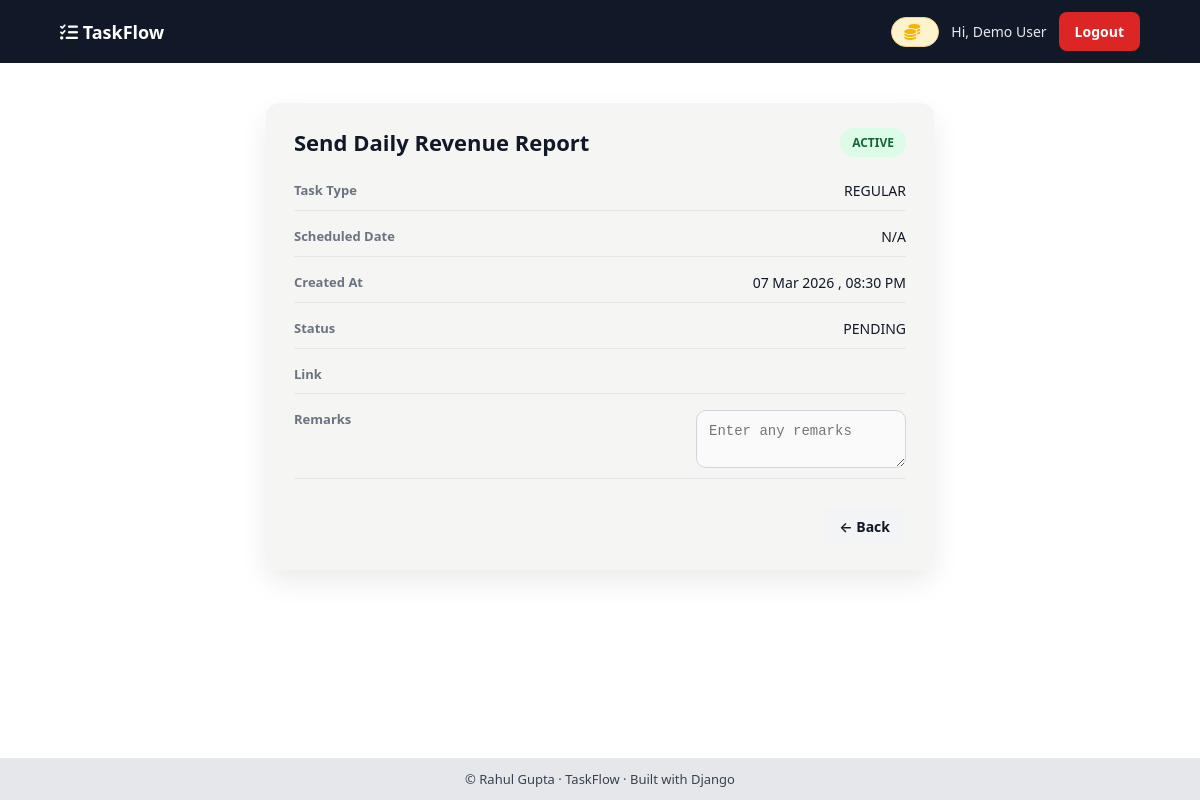
Page /task/details/2/ (signed in) on the earlier database version.
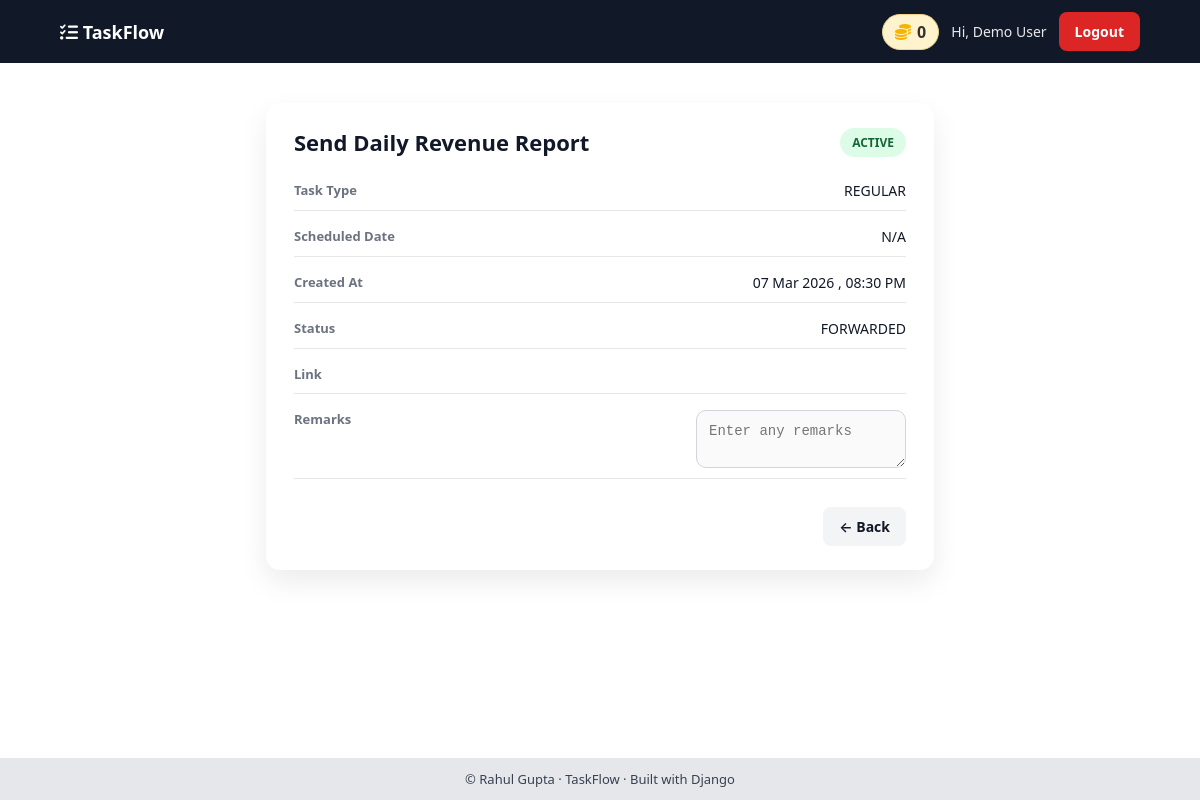
Same page on the later database version.
### TODO/models.py (models this page shows, shortened)
class TaskInstance(models.Model):
    PENDING = "PENDING"
    DONE = "DONE"
    FORWARDED = "FORWARDED"
    STATUS_CHOICES = [
        (PENDING, "Pending"),
        (DONE, "Done"),
        (FORWARDED, "Forwarded"),
    ]
    task = models.ForeignKey(Task, on_delete=models.CASCADE, related_name="instances")
    user = models.ForeignKey(
        settings.AUTH_USER_MODEL,
        on_delete=models.CASCADE,
        related_name="task_instances",
    )
    date = models.DateField()
    status = models.CharField(max_length=10, choices=STATUS_CHOICES, default=PENDING)
    created_at = models.DateTimeField(auto_now_add=True)
    is_deleted = models.BooleanField(default=False)
    deleted_at = models.DateTimeField(null=True, blank=True)
    remarks = models.TextField(blank=True, null=True, default=None)
    class Meta:
        unique_together = ("task", "date")

class Task(models.Model):
    TODAY = "TODAY"
    FUTURE = "FUTURE"
    REGULAR = "REGULAR"
    TASK_TYPE_CHOICES = [
        (TODAY, "Today"),
        (FUTURE, "Future"),
        (REGULAR, "Regular"),
    ]
    user = models.ForeignKey(
        settings.AUTH_USER_MODEL, on_delete=models.CASCADE, related_name="tasks"
    )
    title = models.CharField(max_length=255)
    task_type = models.CharField(
        max_length=10, choices=TASK_TYPE_CHOICES, default=TODAY
    )
    start_date = models.DateField(
        null=True, blank=True, help_text="Used only for future tasks"
    )
    link = models.URLField(blank=True, null=True)
    startTime = models.TimeField(blank=True, null=True)
    endTime = models.TimeField(blank=True, null=True)
    is_active = models.BooleanField(default=True)
    created_at = models.DateTimeField(auto_now_add=True)
    is_deleted = models.BooleanField(default=False)

class CoinWallet(models.Model):
    user = models.OneToOneField(settings.AUTH_USER_MODEL, on_delete=models.CASCADE)
    balance = models.PositiveIntegerField(default=0)

### TODO/views.py (the view)
# urls.py: path("task/details/<int:pk>/", views.task_details_view, name="task_details"),
@login_required(login_url="user_login")
def task_details_view(request, pk):
    task = get_object_or_404(
        TaskInstance.objects.select_related("task"), id=pk, user=request.user
    )
    if request.method == "POST":
        remark = request.POST.get("remarks")
        task.remarks = remark
        task.save()
    source = request.GET.get("from")
    return render(request, "task_details.html", {"task": task, "source": source})

### TODO/templates/task_details.html (shortened to what this page needs)
{% extends "base.html" %}
{% load static %}
{% block css %}
    <link rel="stylesheet" href="{% static 'css/task_details.css' %}">
{% endblock css %}
{% block content %}
    <div class="task-detail-container">
        <div class="task-card {{ task.status | lower }}">
            <div class="task-header">
                <h2>{{ task.task.title|capfirst }}</h2>
                {% if task.is_deleted %}
                    <span class="badge deleted">Deleted</span>
                {% else %}
                    <span class="badge active">Active</span>
                {% endif %}
            </div>
            <div class="task-info">
                <div class="info-row">
                    <span class="label">Task Type</span>
                    <span class="value">
                        {% if task.task.task_type == "FUTURE" %}
                            Scheduled
                        {% else %}
                            {{ task.task.task_type }}
                        {% endif %}
                    </span>
                </div>
                <div class="info-row">
                    <span class="label">Scheduled Date</span>
                    <span class="value">
                        {% if task.task.start_date %}
                            {{ task.task.start_date|date:"d M Y" }}
                        {% else %}
                            N/A
                        {% endif %}
                    </span>
                </div>
                <div class="info-row">
                    <span class="label">Created At</span>
                    <span class="value">{{ task.task.created_at|date:"d M Y , h:i A" }}</span>
                </div>
                <div class="info-row ">
                    <span class="label">Status</span>
                    <span class="value">{{ task.status }}</span>
                </div>
                <div class="info-row ">
                    <span class="label">Link</span>
                </div>
                <div class="info-row">
                    <span class="label">Remarks</span>
                    <span class="value">
                        <form method="post" class="remarks-form">
                            <textarea name="remarks" id="remarks" placeholder="Enter any remarks">{{ task.remarks|default_if_none:"" }}</textarea>
                        </form>
                    </span>
                </div>
            </div>
            <div class="task-actions">
                <div class="right-actions">
                    <a href="{% if source %}javascript:history.back(){% else %}/{% endif %}"
                       class="btn secondary">← Back</a>
                </div>
            </div>
        </div>
    </div>
{% endblock content %}

### templates/base.html (shortened to what this page needs)
{% load static %}
<!DOCTYPE html>
<html lang="en">
    <head>
        <link rel="stylesheet" href="{% static 'css/base.css' %}">
        <link rel="stylesheet"
              href="https://cdnjs.cloudflare.com/ajax/libs/font-awesome/6.5.0/css/all.min.css">
        {% block css %}{% endblock %}
    </head>
    <body>
        <nav class="navbar">
            <div class="nav-inner">
                <a href="{% url 'dashboard' %}" class="logo">
                    <i class="fa-solid fa-list-check"></i> TaskFlow
                </a>
                {% if user.is_authenticated %}
                    <div class="nav-right">
                        <a href="{% url 'coins_page' %}" class="coins-box">
                            <i class="fa-solid fa-coins"></i>
                            <span>{{ user.coinwallet.balance }}</span>
                        </a>
                        <span class="username">
                            Hi, <a href="{% url 'user_profile_view' %}">{{ user.first_name|default:user.username }} {{ user.last_name }}</a>
                        </span>
                        <a href="{% url 'user_logout' %}" class="btn btn-danger">Logout</a>
                    </div>
                {% endif %}
            </div>
        </nav>
        <main class="main-wrapper">
            <div class="container">
                {% block content %}{% endblock %}
            </div>
        </main>
        <footer class="footer">
            <p>© {{ now|date:"Y" }} Rahul Gupta · TaskFlow · Built with Django</p>
        </footer>
    </body>
</html>

### static/css/base.css (style rules this page uses)
* { margin: 0; padding: 0; box-sizing: border-box; }
body { font-family: system-ui, -apple-system, BlinkMacSystemFont, sans-serif; background: #ffffff; color: #111827; min-height: 100vh; display: flex; flex-direction: column; }
.navbar { background: #111827; color: white; position: sticky; top: 0; z-index: 1000; }
.nav-inner { max-width: 1200px; width: 90%; margin: auto; padding: 12px 0; display: flex; justify-content: space-between; align-items: center; }
.logo { color: white; text-decoration: none; font-size: 18px; font-weight: 600; }
.nav-right { display: flex; align-items: center; gap: 12px; }
.username { font-size: 14px; opacity: 0.9; }
.username a { text-decoration: none; color: white; }
.btn { padding: 6px 12px; border-radius: 6px; font-size: 14px; text-decoration: none; }
.btn-danger { background: #dc2626; color: white; }
.main-wrapper { flex: 1; padding: 0px 0; }
.container { width: 95%; margin: auto; }
.footer { background: #e5e7eb; text-align: center; padding: 12px; font-size: 13px; color: #374151; }
.coins-box { display:flex; align-items:center; gap:6px; background:#fff3cd; padding:6px 12px; border-radius:20px; font-weight:600; text-decoration:none; color:#333; border:1px solid #f1d48a; }
.coins-box i { color:#f4b400; }

### TODO/static/css/task_details.css (style rules this page uses)
.task-detail-container { max-width: 700px; margin: 40px auto; padding: 0 16px; }
.task-card { background: #ffffff; border-radius: 14px; padding: 24px 28px; box-shadow: 0 12px 28px rgba(0, 0, 0, 0.08); }
.remarks-form { display: flex; flex-direction: column; gap: 8px; }
.remarks-form textarea { width: 100%; min-height: 50px; padding: 12px; border-radius: 10px; border: 1px solid #d1d5db; font-size: 14px; resize: vertical; background: #fafafa; }
.right-actions { display: flex; gap: 10px; }
.task-header { display: flex; justify-content: space-between; align-items: center; margin-bottom: 24px; }
.task-header h2 { font-size: 22px; font-weight: 600; color: #111827; }
.badge { padding: 6px 12px; font-size: 12px; font-weight: 600; border-radius: 999px; text-transform: uppercase; }
.badge.active { background: #dcfce7; color: #166534; }
.task-info { display: grid; gap: 16px; }
.info-row { display: flex; justify-content: space-between; padding-bottom: 10px; border-bottom: 1px solid #e5e7eb; }
.label { font-size: 13px; font-weight: 600; color: #6b7280; }
.value { font-size: 14px; font-weight: 500; color: #111827; }
.task-actions { display: flex; justify-content: flex-end; gap: 12px; margin-top: 28px; }
.btn { padding: 10px 16px; border-radius: 8px; font-size: 14px; font-weight: 600; text-decoration: none; }
.btn.secondary { background: #f3f4f6; color: #111827; }

Differences in the rows shown:
changed TaskInstance "Send Daily Revenue Report": status "PENDING" → "FORWARDED"
Other differences:
{{ user.coinwallet.balance }}: (not shown) → "0"
